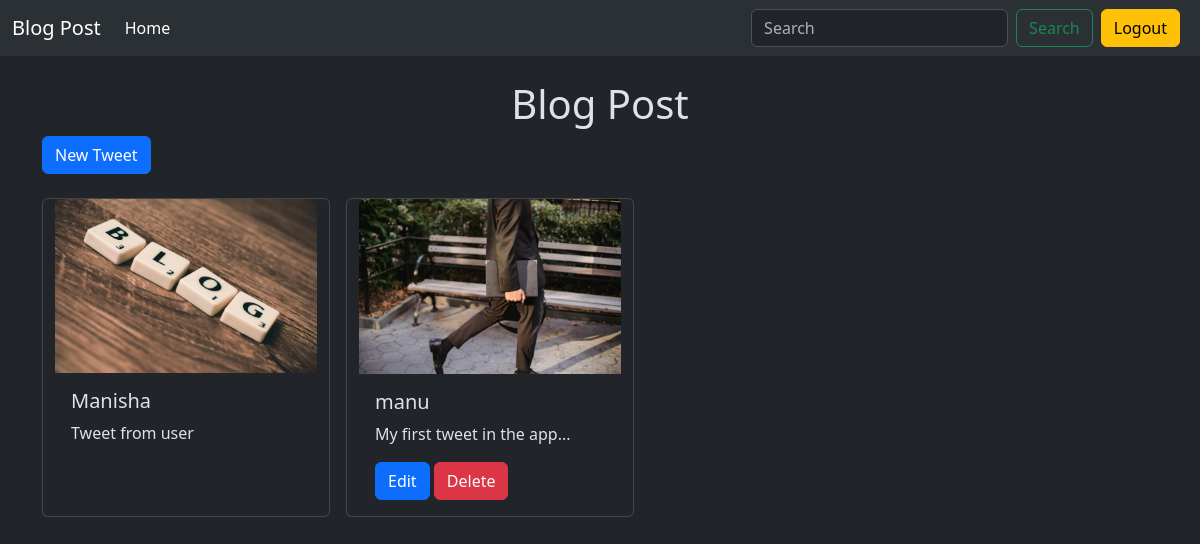
The page /tweet/ (signed in) on the database its author committed.
### tweet/models.py (models this page shows, shortened)
class Tweet(models.Model):
    user = models.ForeignKey(User, on_delete=models.CASCADE)
    tweet = models.TextField(max_length=256)
    image = models.ImageField(upload_to='photos/', blank=True, null=True)
    created_at = models.DateTimeField(auto_now_add=True)
    updated_at = models.DateTimeField(auto_now=True)

### tweet/views.py (the view)
# urls.py: path('', views.tweet_list, name='tweet_list'),
def tweet_list(request):
    tweets = Tweet.objects.all().order_by('-created_at')
    return render(request, 'tweet_list.html', {'tweets':tweets})

### tweet/templates/tweet_list.html (shortened to what this page needs)
{% extends "layout.html" %}
{% block content %}
    <h1 class='text-center mt-4'>Blog Post</h1>
    <a class='btn btn-primary mb-4' href='{% url "create_tweet" %}'>New Tweet</a>
    <div class="container row gap-3">
        {% for tweet in tweets %}
          <div class="card" style="width: 18rem;">
            <img src="{{ tweet.image.url }}" class="card-img-top" alt="...">
            <div class="card-body">
              <h5 class="card-title">{{ tweet.user.username }}</h5>
              <p class="card-text">{{ tweet.tweet }}</p>
              {% if tweet.user == user %}
                <a href="{% url "edit_tweet" tweet.id %}" class="btn btn-primary">Edit</a>
                <a href="{% url "delete_tweet" tweet.id %}" class="btn btn-danger">Delete</a>
              {% endif %}
            </div>
          </div>
        {% endfor %}
    </div>
{% endblock %}

### rows shown on the page
Tweet: image (picture), user.username "Manisha", tweet "Tweet from user"
Tweet: image (picture), user.username "manu", tweet "My first tweet in the app...", shows "Edit"
